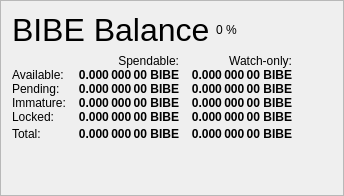
                   <widget class="QFrame" name="frame_Balances">
                    <property name="frameShape">
                     <enum>QFrame::StyledPanel</enum>
                    </property>
                    <property name="frameShadow">
                     <enum>QFrame::Raised</enum>
                    </property>
                    <layout class="QVBoxLayout" name="verticalLayout_4">
                     <item>
                      <layout class="QHBoxLayout" name="horizontalLayout_4">
                       <item>
                        <widget class="QLabel" name="label_5">
                         <property name="minimumSize">
                          <size>
                           <width>0</width>
                           <height>20</height>
                          </size>
                         </property>
                         <property name="font">
                          <font>
                           <pointsize>24</pointsize>
                           <weight>50</weight>
                           <bold>false</bold>
                          </font>
                         </property>
                         <property name="text">
                          <string>BIBE Balance</string>
                         </property>
                        </widget>
                       </item>
                       <item>
                        <widget class="QLabel" name="labelBIBEPercent">
                         <property name="text">
                          <string notr="true">0 %</string>
                         </property>
                        </widget>
                       </item>
                       <item>
                        <spacer name="horizontalSpacer_3">
                         <property name="orientation">
                          <enum>Qt::Horizontal</enum>
                         </property>
                         <property name="sizeHint" stdset="0">
                          <size>
                           <width>40</width>
                           <height>20</height>
                          </size>
                         </property>
                        </spacer>
                       </item>
                      </layout>
                     </item>
                     <item>
                      <layout class="QGridLayout" name="gridLayout">
                       <property name="horizontalSpacing">
                        <number>12</number>
                       </property>
                       <property name="verticalSpacing">
                        <number>0</number>
                       </property>
                       <item row="0" column="1">
                        <widget class="QLabel" name="labelSpendable">
                         <property name="text">
                          <string>Spendable:</string>
                         </property>
                         <property name="alignment">
                          <set>Qt::AlignRight|Qt::AlignTrailing|Qt::AlignVCenter</set>
                         </property>
                        </widget>
                       </item>
                       <item row="0" column="2">
                        <widget class="QLabel" name="labelWatchonly">
                         <property name="text">
                          <string>Watch-only:</string>
                         </property>
                         <property name="alignment">
                          <set>Qt::AlignRight|Qt::AlignTrailing|Qt::AlignVCenter</set>
                         </property>
                        </widget>
                       </item>
                       <item row="1" column="0">
                        <widget class="QLabel" name="labelBalanceText">
                         <property name="text">
                          <string>Available:</string>
                         </property>
                        </widget>
                       </item>
                       <item row="1" column="1">
                        <widget class="QLabel" name="labelBalance">
                         <property name="font">
                          <font>
                           <weight>75</weight>
                           <bold>true</bold>
                          </font>
                         </property>
                         <property name="cursor">
                          <cursorShape>IBeamCursor</cursorShape>
                         </property>
                         <property name="toolTip">
                          <string>Your current spendable balance</string>
                         </property>
                         <property name="text">
                          <string notr="true">0.000 000 00 BIBE</string>
                         </property>
                         <property name="alignment">
                          <set>Qt::AlignRight|Qt::AlignTrailing|Qt::AlignVCenter</set>
                         </property>
                         <property name="textInteractionFlags">
                          <set>Qt::LinksAccessibleByMouse|Qt::TextSelectableByKeyboard|Qt::TextSelectableByMouse</set>
                         </property>
                        </widget>
                       </item>
                       <item row="1" column="2">
                        <widget class="QLabel" name="labelWatchAvailable">
                         <property name="font">
                          <font>
                           <weight>75</weight>
                           <bold>true</bold>
                          </font>
                         </property>
                         <property name="cursor">
                          <cursorShape>IBeamCursor</cursorShape>
                         </property>
                         <property name="toolTip">
                          <string>Your current balance in watch-only addresses</string>
                         </property>
                         <property name="text">
                          <string notr="true">0.000 000 00 BIBE</string>
                         </property>
                         <property name="alignment">
                          <set>Qt::AlignRight|Qt::AlignTrailing|Qt::AlignVCenter</set>
                         </property>
                         <property name="textInteractionFlags">
                          <set>Qt::LinksAccessibleByMouse|Qt::TextSelectableByKeyboard|Qt::TextSelectableByMouse</set>
                         </property>
                        </widget>
                       </item>
                       <item row="2" column="0">
                        <widget class="QLabel" name="labelPendingText">
                         <property name="text">
                          <string>Pending:</string>
                         </property>
                        </widget>
                       </item>
                       <item row="2" column="1">
                        <widget class="QLabel" name="labelUnconfirmed">
                         <property name="font">
                          <font>
                           <weight>75</weight>
                           <bold>true</bold>
                          </font>
                         </property>
                         <property name="cursor">
                          <cursorShape>IBeamCursor</cursorShape>
                         </property>
                         <property name="toolTip">
                          <string>Total of transactions that have yet to be confirmed, and do not yet count toward the spendable balance</string>
                         </property>
                         <property name="text">
                          <string notr="true">0.000 000 00 BIBE</string>
                         </property>
                         <property name="alignment">
                          <set>Qt::AlignRight|Qt::AlignTrailing|Qt::AlignVCenter</set>
                         </property>
                         <property name="textInteractionFlags">
                          <set>Qt::LinksAccessibleByMouse|Qt::TextSelectableByKeyboard|Qt::TextSelectableByMouse</set>
                         </property>
                        </widget>
                       </item>
                       <item row="2" column="2">
                        <widget class="QLabel" name="labelWatchPending">
                         <property name="font">
                          <font>
                           <weight>75</weight>
                           <bold>true</bold>
                          </font>
                         </property>
                         <property name="cursor">
                          <cursorShape>IBeamCursor</cursorShape>
                         </property>
                         <property name="toolTip">
                          <string>Unconfirmed transactions to watch-only addresses</string>
                         </property>
                         <property name="text">
                          <string notr="true">0.000 000 00 BIBE</string>
                         </property>
                         <property name="alignment">
                          <set>Qt::AlignRight|Qt::AlignTrailing|Qt::AlignVCenter</set>
                         </property>
                         <property name="textInteractionFlags">
                          <set>Qt::LinksAccessibleByMouse|Qt::TextSelectableByKeyboard|Qt::TextSelectableByMouse</set>
                         </property>
                        </widget>
                       </item>
                       <item row="3" column="0">
                        <widget class="QLabel" name="labelImmatureText">
                         <property name="text">
                          <string>Immature:</string>
                         </property>
                        </widget>
                       </item>
                       <item row="3" column="1">
                        <widget class="QLabel" name="labelImmature">
                         <property name="font">
                          <font>
                           <weight>75</weight>
                           <bold>true</bold>
                          </font>
                         </property>
                         <property name="cursor">
                          <cursorShape>IBeamCursor</cursorShape>
                         </property>
                         <property name="toolTip">
                          <string>Staked or masternode rewards that has not yet matured</string>
                         </property>
                         <property name="text">
                          <string notr="true">0.000 000 00 BIBE</string>
                         </property>
                         <property name="alignment">
                          <set>Qt::AlignRight|Qt::AlignTrailing|Qt::AlignVCenter</set>
                         </property>
                         <property name="textInteractionFlags">
                          <set>Qt::LinksAccessibleByMouse|Qt::TextSelectableByKeyboard|Qt::TextSelectableByMouse</set>
                         </property>
                        </widget>
                       </item>
                       <item row="3" column="2">
                        <widget class="QLabel" name="labelWatchImmature">
                         <property name="font">
                          <font>
                           <weight>75</weight>
                           <bold>true</bold>
                          </font>
                         </property>
                         <property name="cursor">
                          <cursorShape>IBeamCursor</cursorShape>
                         </property>
                         <property name="toolTip">
                          <string>Staked or masternode rewards in watch-only addresses that has not yet matured</string>
                         </property>
                         <property name="text">
                          <string notr="true">0.000 000 00 BIBE</string>
                         </property>
                         <property name="alignment">
                          <set>Qt::AlignRight|Qt::AlignTrailing|Qt::AlignVCenter</set>
                         </property>
                         <property name="textInteractionFlags">
                          <set>Qt::LinksAccessibleByMouse|Qt::TextSelectableByKeyboard|Qt::TextSelectableByMouse</set>
                         </property>
                        </widget>
                       </item>
                       <item row="4" column="0">
                        <widget class="QLabel" name="labelLockedBalanceText">
                         <property name="toolTip">
                          <string>Locked BIBE or Masternode collaterals. These are excluded from zBIBE minting.</string>
                         </property>
                         <property name="text">
                          <string>Locked:</string>
                         </property>
                        </widget>
                       </item>
                       <item row="4" column="1">
                        <widget class="QLabel" name="labelLockedBalance">
                         <property name="font">
                          <font>
                           <weight>75</weight>
                           <bold>true</bold>
                          </font>
                         </property>
                         <property name="cursor">
                          <cursorShape>IBeamCursor</cursorShape>
                         </property>
                         <property name="toolTip">
                          <string>Locked BIBE or Masternode collaterals. These are excluded from zBIBE minting.</string>
                         </property>
                         <property name="text">
                          <string notr="true">0.000 000 00 BIBE</string>
                         </property>
                         <property name="alignment">
                          <set>Qt::AlignRight|Qt::AlignTrailing|Qt::AlignVCenter</set>
                         </property>
                         <property name="textInteractionFlags">
                          <set>Qt::LinksAccessibleByMouse|Qt::TextSelectableByKeyboard|Qt::TextSelectableByMouse</set>
                         </property>
                        </widget>
                       </item>
                       <item row="4" column="2">
                        <widget class="QLabel" name="labelWatchLocked">
                         <property name="font">
                          <font>
                           <weight>75</weight>
                           <bold>true</bold>
                          </font>
                         </property>
                         <property name="cursor">
                          <cursorShape>IBeamCursor</cursorShape>
                         </property>
                         <property name="toolTip">
                          <string>Current locked balance in watch-only addresses</string>
                         </property>
                         <property name="text">
                          <string notr="true">0.000 000 00 BIBE</string>
                         </property>
                         <property name="alignment">
                          <set>Qt::AlignRight|Qt::AlignTrailing|Qt::AlignVCenter</set>
                         </property>
                         <property name="textInteractionFlags">
                          <set>Qt::LinksAccessibleByMouse|Qt::TextSelectableByKeyboard|Qt::TextSelectableByMouse</set>
                         </property>
                        </widget>
                       </item>
                       <item row="5" column="0">
                        <widget class="QLabel" name="labelTotalText">
                         <property name="toolTip">
                          <string>Your current BibeCoin balance, unconfirmed and immature transactions included</string>
                         </property>
                         <property name="text">
                          <string>Total:</string>
                         </property>
                        </widget>
                       </item>
                       <item row="5" column="1">
                        <widget class="QLabel" name="labelTotal">
                         <property name="font">
                          <font>
                           <weight>75</weight>
                           <bold>true</bold>
                          </font>
                         </property>
                         <property name="cursor">
                          <cursorShape>IBeamCursor</cursorShape>
                         </property>
                         <property name="toolTip">
                          <string>Your current BibeCoin balance, unconfirmed and immature transactions included</string>
                         </property>
                         <property name="text">
                          <string notr="true">0.000 000 00 BIBE</string>
                         </property>
                         <property name="alignment">
                          <set>Qt::AlignRight|Qt::AlignTrailing|Qt::AlignVCenter</set>
                         </property>
                         <property name="textInteractionFlags">
                          <set>Qt::LinksAccessibleByMouse|Qt::TextSelectableByKeyboard|Qt::TextSelectableByMouse</set>
                         </property>
                        </widget>
                       </item>
                       <item row="5" column="2">
                        <widget class="QLabel" name="labelWatchTotal">
                         <property name="font">
                          <font>
                           <weight>75</weight>
                           <bold>true</bold>
                          </font>
                         </property>
                         <property name="cursor">
                          <cursorShape>IBeamCursor</cursorShape>
                         </property>
                         <property name="toolTip">
                          <string>Current total balance in watch-only addresses</string>
                         </property>
                         <property name="text">
                          <string notr="true">0.000 000 00 BIBE</string>
                         </property>
                         <property name="alignment">
                          <set>Qt::AlignRight|Qt::AlignTrailing|Qt::AlignVCenter</set>
                         </property>
                         <property name="textInteractionFlags">
                          <set>Qt::LinksAccessibleByMouse|Qt::TextSelectableByKeyboard|Qt::TextSelectableByMouse</set>
                         </property>
                        </widget>
                       </item>
                       <item row="5" column="3">
                        <spacer name="horizontalSpacer_9">
                         <property name="orientation">
                          <enum>Qt::Horizontal</enum>
                         </property>
                         <property name="sizeHint" stdset="0">
                          <size>
                           <width>40</width>
                           <height>20</height>
                          </size>
                         </property>
                        </spacer>
                       </item>
                      </layout>
                     </item>
                     <item>
                      <spacer name="verticalSpacer_3">
                       <property name="orientation">
                        <enum>Qt::Vertical</enum>
                       </property>
                       <property name="sizeHint" stdset="0">
                        <size>
                         <width>20</width>
                         <height>40</height>
                        </size>
                       </property>
                      </spacer>
                     </item>
                    </layout>
                   </widget>
